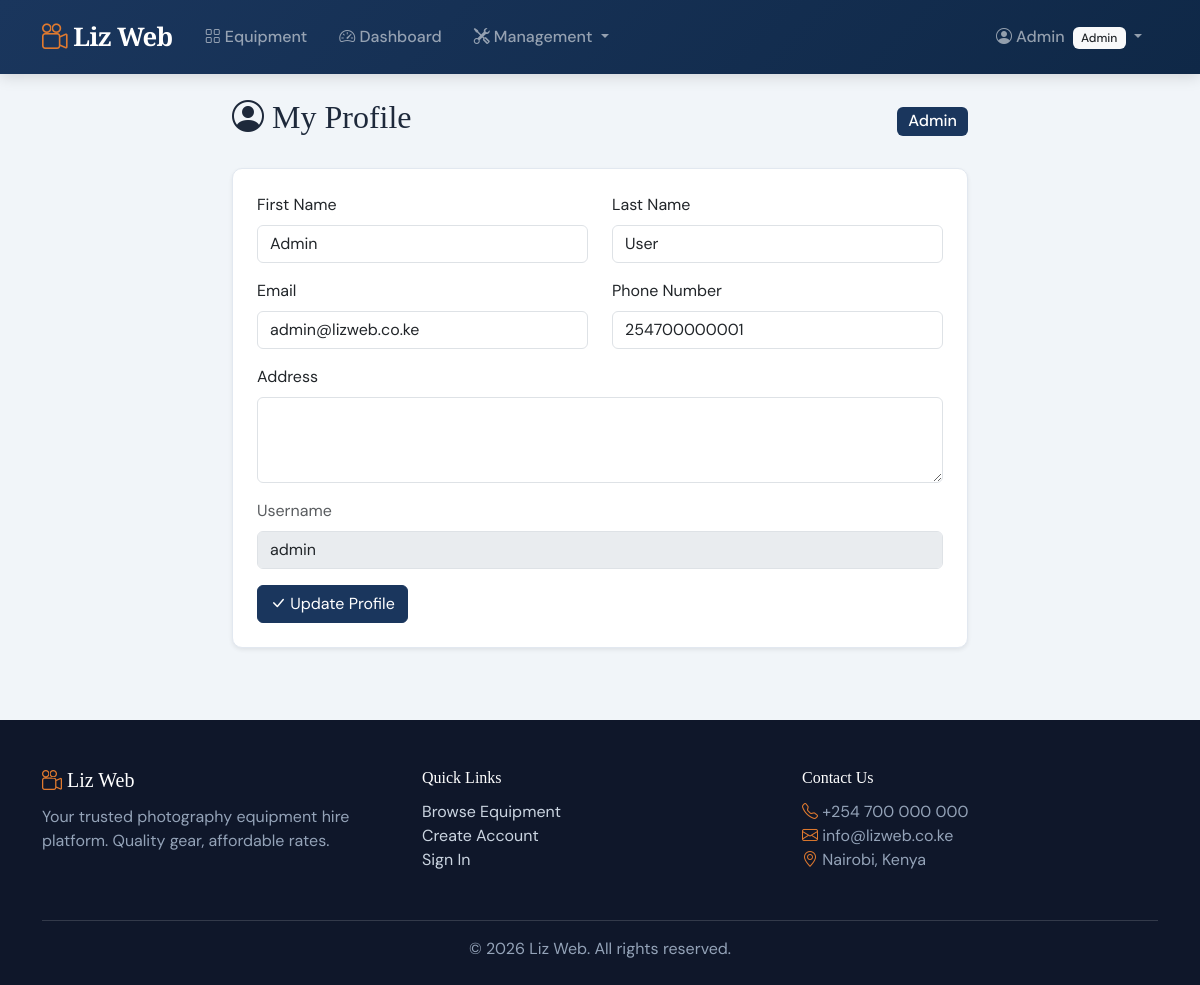
The page /accounts/profile/ (signed in) on the database its author committed.
### accounts/models.py (models this page shows, shortened)
class User(AbstractUser):
    class Role(models.TextChoices):
        ADMIN = 'admin', 'Admin'
        STAFF = 'staff', 'Staff'
        CUSTOMER = 'customer', 'Customer'
    role = models.CharField(
        max_length=10,
        choices=Role.choices,
        default=Role.CUSTOMER,
    )
    phone_number = models.CharField(max_length=15, blank=True)
    id_number = models.CharField(max_length=20, blank=True, verbose_name='ID Number')
    address = models.TextField(blank=True)
    date_joined = models.DateTimeField(auto_now_add=True)
    class Meta:
        ordering = ['-date_joined']

### accounts/views.py (the view)
# urls.py: path('profile/', views.profile_view, name='profile'),
@login_required
def profile_view(request):
    if request.method == 'POST':
        form = UserUpdateForm(request.POST, instance=request.user)
        if form.is_valid():
            form.save()
            messages.success(request, 'Profile updated successfully!')
            return redirect('profile')
    else:
        form = UserUpdateForm(instance=request.user)
    return render(request, 'accounts/profile.html', {'form': form})

### accounts/forms.py
class UserUpdateForm(forms.ModelForm):
    class Meta:
        model = User
        fields = ['first_name', 'last_name', 'email', 'phone_number', 'address']
        widgets = {
            'first_name': forms.TextInput(attrs={'class': 'form-control'}),
            'last_name': forms.TextInput(attrs={'class': 'form-control'}),
            'email': forms.EmailInput(attrs={'class': 'form-control'}),
            'phone_number': forms.TextInput(attrs={'class': 'form-control'}),
            'address': forms.Textarea(attrs={'class': 'form-control', 'rows': 3}),
        }

### accounts/templatetags/role_tags.py (called while the page is built)
@register.filter
def has_role(user, role):
    if not user.is_authenticated:
        return False
    return user.role == role

@register.filter
def is_staff_or_admin(user):
    if not user.is_authenticated:
        return False
    return user.role in ('staff', 'admin')

### templates/accounts/profile.html (shortened to what this page needs)
{% extends 'base.html' %}
{% block content %}
<div class="row justify-content-center">
    <div class="col-md-8">
        <div class="d-flex justify-content-between align-items-center mb-4">
            <h2><i class="bi bi-person-circle"></i> My Profile</h2>
            <span class="badge bg-primary fs-6">{{ user.get_role_display }}</span>
        </div>
        <div class="card shadow-sm">
            <div class="card-body p-4">
                <form method="post">
                    <div class="row">
                        <div class="col-md-6 mb-3">
                            <label class="form-label">First Name</label>
                            {{ form.first_name }}
                        </div>
                        <div class="col-md-6 mb-3">
                            <label class="form-label">Last Name</label>
                            {{ form.last_name }}
                        </div>
                    </div>
                    <div class="row">
                        <div class="col-md-6 mb-3">
                            <label class="form-label">Email</label>
                            {{ form.email }}
                        </div>
                        <div class="col-md-6 mb-3">
                            <label class="form-label">Phone Number</label>
                            {{ form.phone_number }}
                        </div>
                    </div>
                    <div class="mb-3">
                        <label class="form-label">Address</label>
                        {{ form.address }}
                    </div>
                    <div class="mb-3">
                        <label class="form-label text-muted">Username</label>
                        <input type="text" class="form-control" value="{{ user.username }}" disabled>
                    </div>
                    <button type="submit" class="btn btn-primary"><i class="bi bi-check-lg"></i> Update Profile</button>
                </form>
            </div>
        </div>
    </div>
</div>
{% endblock %}

### templates/base.html (shortened to what this page needs)
{% load static %}
{% load role_tags %}
<!DOCTYPE html>
<html lang="en">
<head>
    <link href="https://cdn.jsdelivr.net/npm/bootstrap@5.3.3/dist/css/bootstrap.min.css" rel="stylesheet">
    <link href="https://cdn.jsdelivr.net/npm/bootstrap-icons@1.11.3/font/bootstrap-icons.min.css" rel="stylesheet">
    <link rel="stylesheet" href="{% static 'css/style.css' %}">
</head>
<body>
    <nav class="navbar navbar-expand-lg navbar-dark liz-navbar sticky-top">
        <div class="container">
            <a class="navbar-brand liz-brand" href="{% url 'home' %}">
                <i class="bi bi-camera-reels"></i> Liz Web
            </a>
            <div class="collapse navbar-collapse" id="navContent">
                <ul class="navbar-nav me-auto">
                    <li class="nav-item">
                        <a class="nav-link" href="{% url 'equipment_list' %}"><i class="bi bi-grid"></i> Equipment</a>
                    </li>
                    {% if user.is_authenticated %}
                        <li class="nav-item">
                            <a class="nav-link" href="{% url 'dashboard' %}"><i class="bi bi-speedometer2"></i> Dashboard</a>
                        </li>
                        {% if user|is_staff_or_admin %}
                        <li class="nav-item dropdown">
                            <a class="nav-link dropdown-toggle" href="#" data-bs-toggle="dropdown">
                                <i class="bi bi-tools"></i> Management
                            </a>
                        </li>
                        {% endif %}
                    {% endif %}
                </ul>
                <ul class="navbar-nav">
                    {% if user.is_authenticated %}
                    <li class="nav-item dropdown">
                        <a class="nav-link dropdown-toggle" href="#" data-bs-toggle="dropdown">
                            <i class="bi bi-person-circle"></i> {{ user.first_name|default:user.username }}
                            <span class="badge bg-light text-dark ms-1">{{ user.get_role_display }}</span>
                        </a>
                    </li>
                    {% else %}
                    <li class="nav-item"><a class="nav-link" href="{% url 'login' %}"><i class="bi bi-box-arrow-in-right"></i> Login</a></li>
                    <li class="nav-item"><a class="btn btn-outline-light btn-sm ms-2 mt-1" href="{% url 'register' %}">Sign Up</a></li>
                    {% endif %}
                </ul>
            </div>
        </div>
    </nav>
    <main class="{% block main_class %}container py-4{% endblock %}">
        {% block content %}{% endblock %}
    </main>
    <footer class="liz-footer mt-5">
        <div class="container">
            <div class="row">
                <div class="col-md-4 mb-3">
                    <h5><i class="bi bi-camera-reels"></i> Liz Web</h5>
                    <p>Your trusted photography equipment hire platform. Quality gear, affordable rates.</p>
                </div>
                <div class="col-md-4 mb-3">
                    <h6>Quick Links</h6>
                    <ul class="list-unstyled">
                        <li><a href="{% url 'equipment_list' %}">Browse Equipment</a></li>
                        <li><a href="{% url 'register' %}">Create Account</a></li>
                        <li><a href="{% url 'login' %}">Sign In</a></li>
                    </ul>
                </div>
                <div class="col-md-4 mb-3">
                    <h6>Contact Us</h6>
                    <p>
                        <i class="bi bi-telephone"></i> +254 700 000 000<br>
                        <i class="bi bi-envelope"></i> info@lizweb.co.ke<br>
                        <i class="bi bi-geo-alt"></i> Nairobi, Kenya
                    </p>
                </div>
            </div>
            <hr>
            <p class="text-center mb-0">&copy; 2026 Liz Web. All rights reserved.</p>
        </div>
    </footer>
</body>
</html>

### static/css/style.css (style rules this page uses)
:root { --liz-primary: #1a365d; --liz-secondary: #2d6a4f; --liz-accent: #e07a2f; --liz-dark: #0f172a; --liz-light: #f8fafc; --liz-border: #e2e8f0; }
body { font-family: 'DM Sans', sans-serif; background-color: #f1f5f9; color: #1e293b; }
h1, h2, h3, h4, h5, h6, .hero-title, .liz-brand, .section-title { font-family: 'Playfair Display', serif; }
.liz-navbar { background: linear-gradient(135deg, var(--liz-primary) 0%, #0f2847 100%); padding: 0.8rem 0; box-shadow: 0 2px 15px rgba(0,0,0,0.15); }
.liz-brand { font-size: 1.6rem; font-weight: 700; letter-spacing: -0.5px; }
.liz-brand i { color: var(--liz-accent); }
.navbar-nav .nav-link { font-weight: 500; padding: 0.5rem 1rem !important; transition: color 0.2s; }
.card { border: 1px solid var(--liz-border); border-radius: 10px; overflow: hidden; }
.btn-primary { background-color: var(--liz-primary); border-color: var(--liz-primary); }
.bg-primary { background-color: var(--liz-primary) !important; }
.badge { font-weight: 500; padding: 0.4em 0.7em; }
.liz-footer { background-color: var(--liz-dark); color: #cbd5e1; padding: 3rem 0 1.5rem; }
.liz-footer h5, .liz-footer h6 { color: #ffffff; margin-bottom: 0.8rem; }
.liz-footer .text-muted, .liz-footer p, .liz-footer li { color: #94a3b8 !important; }
.liz-footer a { color: #cbd5e1; text-decoration: none; transition: color 0.2s; }
.liz-footer hr { border-color: rgba(255, 255, 255, 0.15); opacity: 1; }
.liz-footer i { color: var(--liz-accent); }

### rows shown on the page
User: first_name "Admin", role "Admin", last_name "User", email "admin@lizweb.co.ke", phone_number "254700000001", username "admin"
